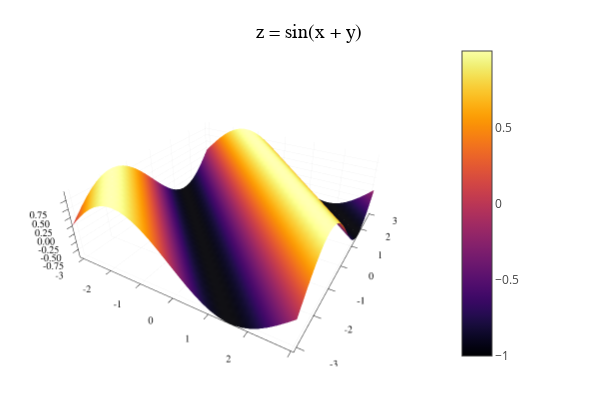

This figure's notebook cell:
### Code cell
# 3D曲面
plotlyjs()
x = -π:0.2:π
y = -π:0.2:π
z = [sin(xi + yi) for xi in x, yi in y]

surface(x, y, z, title="z = sin(x + y)")

### Figure 1 — Plotly figure (JSON) as saved in the notebook; plotly's stock layout.template omitted (floating-point values rounded to 4 significant figures; data arrays with more than 128 entries replaced by an {"elided": "..."} marker saying what was removed)
{"data": [{"colorbar": {"len": 0.9039, "title": "", "x": 0.7541, "y": 0.4896}, "colorscale": {"elided": "256x2 mixed values"}, "name": "y1", "opacity": null, "scene": "scene", "showlegend": false, "showscale": true, "type": "surface", "x": [-3.142, -2.942, -2.742, -2.542, -2.342, -2.142, -1.942, -1.742, -1.542, -1.342, -1.142, -0.9416, -0.7416, -0.5416, -0.3416, -0.1416, 0.05841, 0.2584, 0.4584, 0.6584, 0.8584, 1.058, 1.258, 1.458, 1.658, 1.858, 2.058, 2.258, 2.458, 2.658, 2.858, 3.058], "xaxis": "x", "y": [-3.142, -2.942, -2.742, -2.542, -2.342, -2.142, -1.942, -1.742, -1.542, -1.342, -1.142, -0.9416, -0.7416, -0.5416, -0.3416, -0.1416, 0.05841, 0.2584, 0.4584, 0.6584, 0.8584, 1.058, 1.258, 1.458, 1.658, 1.858, 2.058, 2.258, 2.458, 2.658, 2.858, 3.058], "yaxis": "y", "z": {"elided": "32x32 float values"}, "zaxis": "z", "zmax": 0.9996, "zmin": -1.0}], "layout": {"annotations": [{"font": {"color": "rgba(0, 0, 0, 1.000)", "family": "sans-serif", "size": 20}, "rotation": 0, "showarrow": false, "text": "z = sin(x + y)", "x": 0.5148, "xanchor": "center", "xref": "paper", "y": 1, "yanchor": "top", "yref": "paper"}], "height": 400, "legend": {"bgcolor": "rgba(255, 255, 255, 1.000)", "bordercolor": "rgba(0, 0, 0, 1.000)", "borderwidth": 1, "font": {"color": "rgba(0, 0, 0, 1.000)", "family": "sans-serif", "size": 11}, "title": {"font": {"color": "rgba(0, 0, 0, 1.000)", "family": "sans-serif", "size": 15}, "text": ""}, "tracegroupgap": 0, "traceorder": "normal", "x": 1, "xanchor": "auto", "y": 1, "yanchor": "auto"}, "margin": {"b": 20, "l": 0, "r": 0, "t": 20}, "paper_bgcolor": "rgba(255, 255, 255, 1.000)", "plot_bgcolor": "rgba(255, 255, 255, 1.000)", "scene": {"camera": {"eye": {"x": 1.126, "y": -1.95, "z": 1.3}, "projection": "orthographic"}, "domain": {"x": [0.03619, 0.7541], "y": [0.03762, 0.9415]}, "xaxis": {"gridcolor": "rgba(0, 0, 0, 0.100)", "gridwidth": 0.5, "linecolor": "rgba(0, 0, 0, 1.000)", "mirror": false, "range": [-3.142, 3.058], "showgrid": true, "showline": true, "showticklabels": true, "tickangle": 0, "tickcolor": "rgb(0, 0, 0)", "tickfont": {"color": "rgba(0, 0, 0, 1.000)", "family": "sans-serif", "size": 11}, "tickmode": "array", "ticks": "inside", "ticktext": ["-3", "-2", "-1", "0", "1", "2", "3"], "tickvals": [-3, -2, -1, 0, 1, 2, 3], "title": "", "titlefont": {"color": "rgba(0, 0, 0, 1.000)", "family": "sans-serif", "size": 15}, "type": "-", "visible": true, "zeroline": false, "zerolinecolor": "rgba(0, 0, 0, 1.000)"}, "yaxis": {"gridcolor": "rgba(0, 0, 0, 0.100)", "gridwidth": 0.5, "linecolor": "rgba(0, 0, 0, 1.000)", "mirror": false, "range": [-3.142, 3.058], "showgrid": true, "showline": true, "showticklabels": true, "tickangle": 0, "tickcolor": "rgb(0, 0, 0)", "tickfont": {"color": "rgba(0, 0, 0, 1.000)", "family": "sans-serif", "size": 11}, "tickmode": "array", "ticks": "inside", "ticktext": ["-3", "-2", "-1", "0", "1", "2", "3"], "tickvals": [-3, -2, -1, 0, 1, 2, 3], "title": "", "titlefont": {"color": "rgba(0, 0, 0, 1.000)", "family": "sans-serif", "size": 15}, "type": "-", "visible": true, "zeroline": false, "zerolinecolor": "rgba(0, 0, 0, 1.000)"}, "zaxis": {"gridcolor": "rgba(0, 0, 0, 0.100)", "gridwidth": 0.5, "linecolor": "rgba(0, 0, 0, 1.000)", "mirror": false, "range": [-1.0, 0.9996], "showgrid": true, "showline": true, "showticklabels": true, "tickangle": 0, "tickcolor": "rgb(0, 0, 0)", "tickfont": {"color": "rgba(0, 0, 0, 1.000)", "family": "sans-serif", "size": 11}, "tickmode": "array", "ticks": "inside", "ticktext": ["-0.75", "-0.50", "-0.25", "0.00", "0.25", "0.50", "0.75"], "tickvals": [-0.75, -0.5, -0.25, 0, 0.25, 0.5, 0.75], "title": "", "titlefont": {"color": "rgba(0, 0, 0, 1.000)", "family": "sans-serif", "size": 15}, "type": "-", "visible": true, "zeroline": false, "zerolinecolor": "rgba(0, 0, 0, 1.000)"}}, "showlegend": true, "width": 600}}
